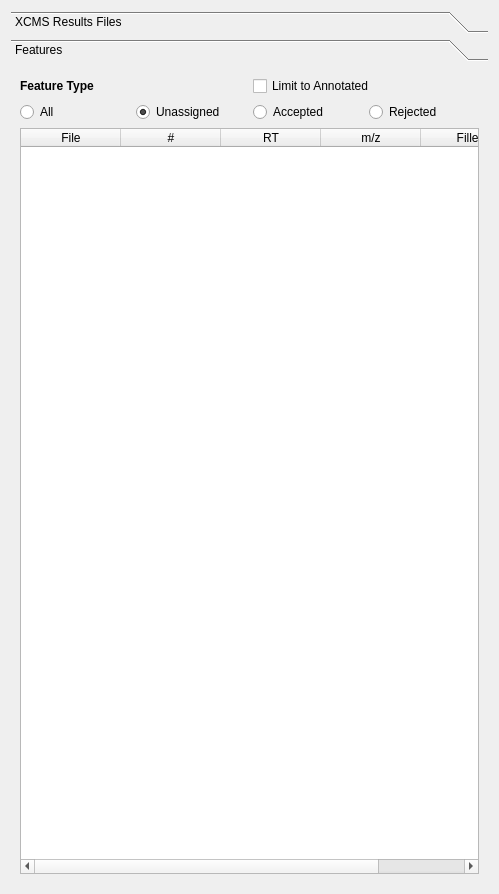
<?xml version="1.0" encoding="UTF-8"?>
<ui version="4.0">
 <class>Form</class>
 <widget class="QWidget" name="Form">
  <property name="geometry">
   <rect>
    <x>0</x>
    <y>0</y>
    <width>499</width>
    <height>894</height>
   </rect>
  </property>
  <property name="maximumSize">
   <size>
    <width>16777215</width>
    <height>16777215</height>
   </size>
  </property>
  <property name="windowTitle">
   <string>Form</string>
  </property>
  <layout class="QGridLayout" name="gridLayout_2">
   <item row="1" column="0">
    <widget class="QToolBox" name="toolBox">
     <property name="maximumSize">
      <size>
       <width>16777215</width>
       <height>16777215</height>
      </size>
     </property>
     <property name="currentIndex">
      <number>1</number>
     </property>
     <widget class="QWidget" name="page">
      <property name="geometry">
       <rect>
        <x>0</x>
        <y>0</y>
        <width>481</width>
        <height>814</height>
       </rect>
      </property>
      <attribute name="label">
       <string>XCMS Results Files</string>
      </attribute>
      <layout class="QGridLayout" name="gridLayout_4">
       <item row="0" column="0">
        <widget class="QGroupBox" name="groupBox_2">
         <property name="title">
          <string>Select XCMS Files</string>
         </property>
         <layout class="QVBoxLayout" name="verticalLayout_3">
          <item>
           <layout class="QHBoxLayout" name="horizontalLayout_6">
            <item>
             <widget class="QPushButton" name="loadResults">
              <property name="text">
               <string>Load File</string>
              </property>
             </widget>
            </item>
            <item>
             <widget class="QPushButton" name="closeResults">
              <property name="text">
               <string>Close File</string>
              </property>
             </widget>
            </item>
           </layout>
          </item>
          <item>
           <widget class="QTableWidget" name="openDataFilesTable">
            <column>
             <property name="text">
              <string>#</string>
             </property>
            </column>
            <column>
             <property name="text">
              <string>File</string>
             </property>
            </column>
           </widget>
          </item>
          <item>
           <layout class="QHBoxLayout" name="horizontalLayout_7">
            <item>
             <widget class="QPushButton" name="pushButton_3">
              <property name="text">
               <string>Move Up</string>
              </property>
             </widget>
            </item>
            <item>
             <widget class="QPushButton" name="pushButton_4">
              <property name="text">
               <string>Move Down</string>
              </property>
             </widget>
            </item>
           </layout>
          </item>
          <item>
           <widget class="QPushButton" name="saveResults">
            <property name="text">
             <string>Save Results</string>
            </property>
           </widget>
          </item>
         </layout>
        </widget>
       </item>
       <item row="1" column="0">
        <widget class="QGroupBox" name="groupBox">
         <property name="title">
          <string>Annotate Features From Library File</string>
         </property>
         <layout class="QVBoxLayout" name="verticalLayout_2">
          <item>
           <layout class="QHBoxLayout" name="horizontalLayout_3">
            <item>
             <widget class="QPushButton" name="selectLibFile">
              <property name="sizePolicy">
               <sizepolicy hsizetype="Maximum" vsizetype="Fixed">
                <horstretch>0</horstretch>
                <verstretch>0</verstretch>
               </sizepolicy>
              </property>
              <property name="text">
               <string>Select Library File</string>
              </property>
             </widget>
            </item>
            <item>
             <spacer name="horizontalSpacer">
              <property name="orientation">
               <enum>Qt::Horizontal</enum>
              </property>
              <property name="sizeType">
               <enum>QSizePolicy::Maximum</enum>
              </property>
              <property name="sizeHint" stdset="0">
               <size>
                <width>20</width>
                <height>20</height>
               </size>
              </property>
             </spacer>
            </item>
            <item>
             <widget class="QLabel" name="libFileText">
              <property name="maximumSize">
               <size>
                <width>600</width>
                <height>16777215</height>
               </size>
              </property>
              <property name="text">
               <string>None</string>
              </property>
             </widget>
            </item>
           </layout>
          </item>
          <item>
           <layout class="QGridLayout" name="gridLayout_3">
            <item row="0" column="1">
             <spacer name="horizontalSpacer_2">
              <property name="orientation">
               <enum>Qt::Horizontal</enum>
              </property>
              <property name="sizeType">
               <enum>QSizePolicy::Maximum</enum>
              </property>
              <property name="sizeHint" stdset="0">
               <size>
                <width>20</width>
                <height>20</height>
               </size>
              </property>
             </spacer>
            </item>
            <item row="0" column="0">
             <widget class="QLabel" name="label_2">
              <property name="text">
               <string>Allowed ppm error</string>
              </property>
             </widget>
            </item>
            <item row="1" column="0">
             <widget class="QLabel" name="label_3">
              <property name="text">
               <string>Allowed RT error (Sec)</string>
              </property>
             </widget>
            </item>
            <item row="2" column="0">
             <widget class="QLabel" name="label">
              <property name="text">
               <string>Ion Polarity</string>
              </property>
             </widget>
            </item>
            <item row="1" column="1">
             <spacer name="horizontalSpacer_3">
              <property name="orientation">
               <enum>Qt::Horizontal</enum>
              </property>
              <property name="sizeType">
               <enum>QSizePolicy::Maximum</enum>
              </property>
              <property name="sizeHint" stdset="0">
               <size>
                <width>20</width>
                <height>20</height>
               </size>
              </property>
             </spacer>
            </item>
            <item row="1" column="2">
             <widget class="QLineEdit" name="libMatchRTError">
              <property name="text">
               <string>240</string>
              </property>
             </widget>
            </item>
            <item row="0" column="2">
             <widget class="QLineEdit" name="libMatchPPMError">
              <property name="text">
               <string>20</string>
              </property>
             </widget>
            </item>
            <item row="2" column="2">
             <layout class="QHBoxLayout" name="horizontalLayout_4">
              <item>
               <widget class="QCheckBox" name="posIonCB">
                <property name="text">
                 <string>Pos</string>
                </property>
               </widget>
              </item>
              <item>
               <widget class="QCheckBox" name="negIonCB">
                <property name="text">
                 <string>Neg</string>
                </property>
                <property name="checked">
                 <bool>true</bool>
                </property>
               </widget>
              </item>
             </layout>
            </item>
           </layout>
          </item>
          <item>
           <widget class="QPushButton" name="annotateFromLib">
            <property name="text">
             <string>Annotate selected Results File</string>
            </property>
           </widget>
          </item>
         </layout>
        </widget>
       </item>
       <item row="2" column="0">
        <widget class="QGroupBox" name="groupBox_6">
         <property name="title">
          <string>Sample Information</string>
         </property>
         <layout class="QGridLayout" name="gridLayout_7">
          <item row="0" column="1">
           <widget class="QTableWidget" name="sampleInformation"/>
          </item>
         </layout>
        </widget>
       </item>
      </layout>
     </widget>
     <widget class="QWidget" name="page_3">
      <property name="geometry">
       <rect>
        <x>0</x>
        <y>0</y>
        <width>481</width>
        <height>814</height>
       </rect>
      </property>
      <attribute name="label">
       <string>Features</string>
      </attribute>
      <layout class="QGridLayout" name="gridLayout">
       <item row="0" column="0">
        <layout class="QVBoxLayout" name="verticalLayout">
         <item>
          <layout class="QHBoxLayout" name="horizontalLayout">
           <item>
            <widget class="QLabel" name="label_13">
             <property name="font">
              <font>
               <weight>75</weight>
               <bold>true</bold>
              </font>
             </property>
             <property name="text">
              <string>Feature Type</string>
             </property>
            </widget>
           </item>
           <item>
            <widget class="QCheckBox" name="limitToAnnotatedCB">
             <property name="text">
              <string>Limit to Annotated</string>
             </property>
             <property name="checked">
              <bool>false</bool>
             </property>
            </widget>
           </item>
          </layout>
         </item>
         <item>
          <layout class="QHBoxLayout" name="horizontalLayout_5">
           <item>
            <widget class="QRadioButton" name="allFeaturesRB">
             <property name="text">
              <string>All</string>
             </property>
            </widget>
           </item>
           <item>
            <widget class="QRadioButton" name="unassignedFeaturesRB">
             <property name="text">
              <string>Unassigned</string>
             </property>
             <property name="checked">
              <bool>true</bool>
             </property>
            </widget>
           </item>
           <item>
            <widget class="QRadioButton" name="acceptedFeaturesRB">
             <property name="text">
              <string>Accepted</string>
             </property>
            </widget>
           </item>
           <item>
            <widget class="QRadioButton" name="rejectedFeaturesRB">
             <property name="text">
              <string>Rejected</string>
             </property>
            </widget>
           </item>
          </layout>
         </item>
         <item>
          <widget class="QTableWidget" name="xcmsFeatures">
           <column>
            <property name="text">
             <string>File</string>
            </property>
           </column>
           <column>
            <property name="text">
             <string>#</string>
            </property>
           </column>
           <column>
            <property name="text">
             <string>RT</string>
            </property>
           </column>
           <column>
            <property name="text">
             <string>m/z</string>
            </property>
           </column>
           <column>
            <property name="text">
             <string>Filled</string>
            </property>
           </column>
          </widget>
         </item>
        </layout>
       </item>
      </layout>
     </widget>
    </widget>
   </item>
  </layout>
 </widget>
 <resources/>
 <connections/>
</ui>
